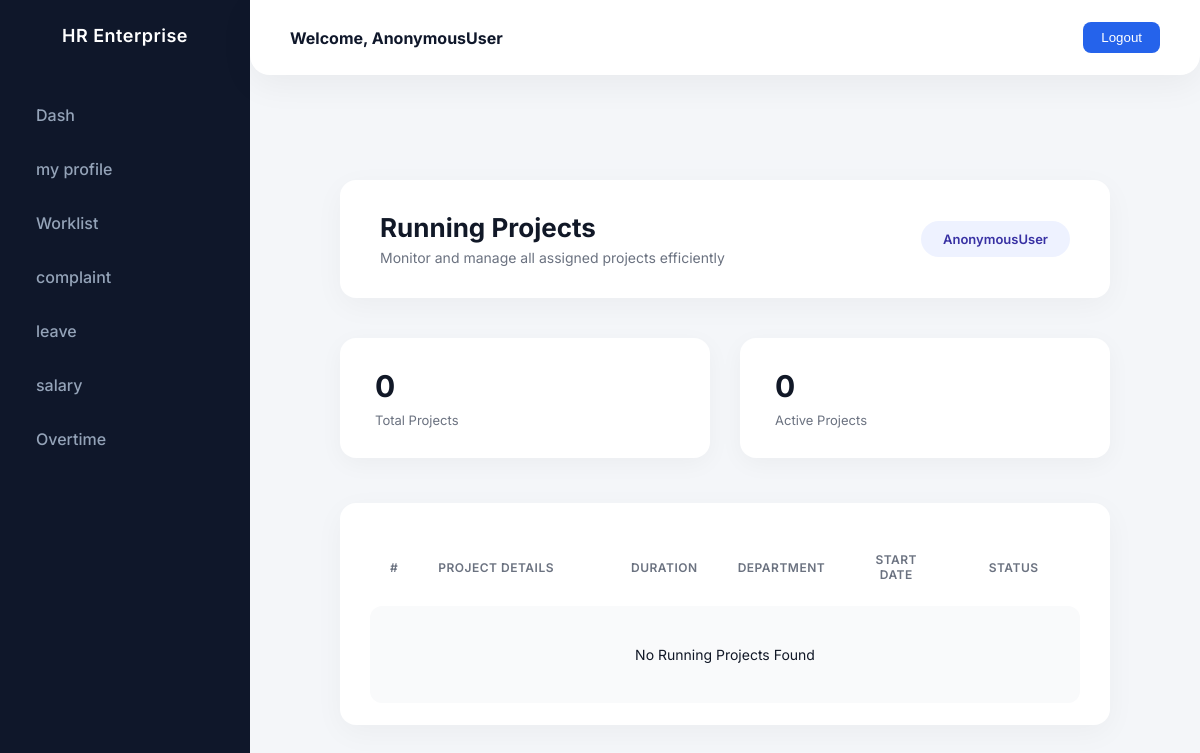
Page /work_list on the earlier database version.
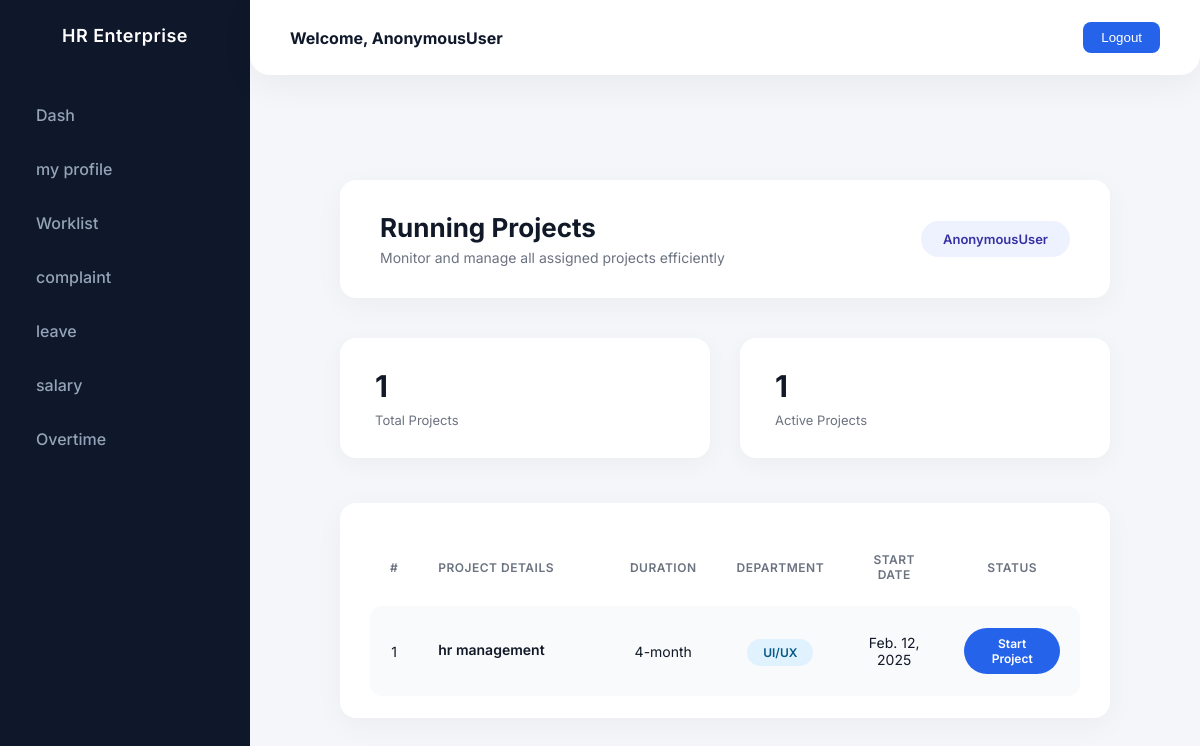
Same page on the later database version.
### Hr_cloud_app/models.py (models this page shows, shortened)
class Work(models.Model):
    work_detail =models.ForeignKey("Employee",on_delete=models.CASCADE)
    work_name = models.CharField(max_length=100)
    work_duration= models.CharField()
    date = models.DateField()
    status = models.BooleanField(default=False)
    department = (
        ("UI/UX", "Ui/Ux"),
        ("DATA SCIENCE", "data science"),
        ("PYTHON DEVELOPING", "python_developing"),
        ("FLUTTER", "flutter"),
        ("DATA ANALATICS", "data analytics"),
        ("REACT", "react"),
        ("FRONT END DEVELOPING", "front end development"),
        ("BACK END DEVELOPING", "back end development"),
        ("DEVOPS", "devops"),
        ("CLOUD", "cloud"),
    )
    department = models.CharField(max_length=100,
                      choices=department,
                      default="UI/UX")

### Hr_cloud_app/empviews.py (the view)
# urls.py: path('work_list',empviews.work_list,name='work_list'),
def work_list(request):
    data=Work.objects.all()
    return render(request,'employee/work_list.html',{'data':data})

### templates/employee/work_list.html (shortened to what this page needs)
{% extends "employee/dashemp.html" %}
{% load crispy_forms_tags %}
{% block content %}
<div class="enterprise-container">
    <div class="top-bar">
        <div>
            <div class="page-title">Running Projects</div>
            <div class="page-desc">
                Monitor and manage all assigned projects efficiently
            </div>
        </div>
        <div class="user-badge">
            {{ request.user }}
        </div>
    </div>
    <div class="kpi-row">
        <div class="kpi-card">
            <div class="kpi-number">{{ data|length }}</div>
            <div class="kpi-label">Total Projects</div>
        </div>
        <div class="kpi-card">
            <div class="kpi-number">{{ data|length }}</div>
            <div class="kpi-label">Active Projects</div>
        </div>
    </div>
    <div class="table-wrapper">
        <table class="project-table">
            <thead>
                <tr>
                    <th>#</th>
                    <th>Project Details</th>
                    <th>Duration</th>
                    <th>Department</th>
                    <th>Start Date</th>
                    <th>Status</th>
                </tr>
            </thead>
            <tbody>
            {% for i in data %}
                <tr>
                    <td>{{ forloop.counter }}</td>
                    <td>
                        <div class="project-name">{{ i.work_name }}</div>
                    </td>
                    <td>{{ i.work_duration }}</td>
                    <td>
                        <span class="dept-badge">
                            {{ i.department }}
                        </span>
                    </td>
                    <td>{{ i.date }}</td>
                    <td>
                        {% if i.status %}
                            <span class="status-badge">
                                Started
                            </span>
                        {% else %}
                            <a href="{% url 'Start_project' i.id %}" class="btn-start">
                                Start Project
                            </a>
                        {% endif %}
                    </td>
                </tr>
            {% empty %}
                <tr>
                    <td colspan="6" style="text-align:center; padding:40px;">
                        No Running Projects Found
                    </td>
                </tr>
            {% endfor %}
            </tbody>
        </table>
    </div>
</div>
{% endblock %}

Differences in the rows shown:
added Work: work_name "hr management", work_duration "4-month", department "UI/UX", date "Feb. 12, 2025", status "Start Project"
Other differences:
{{ data|length }}: "0" → "1"
text no longer shown: "No Running Projects Found"
